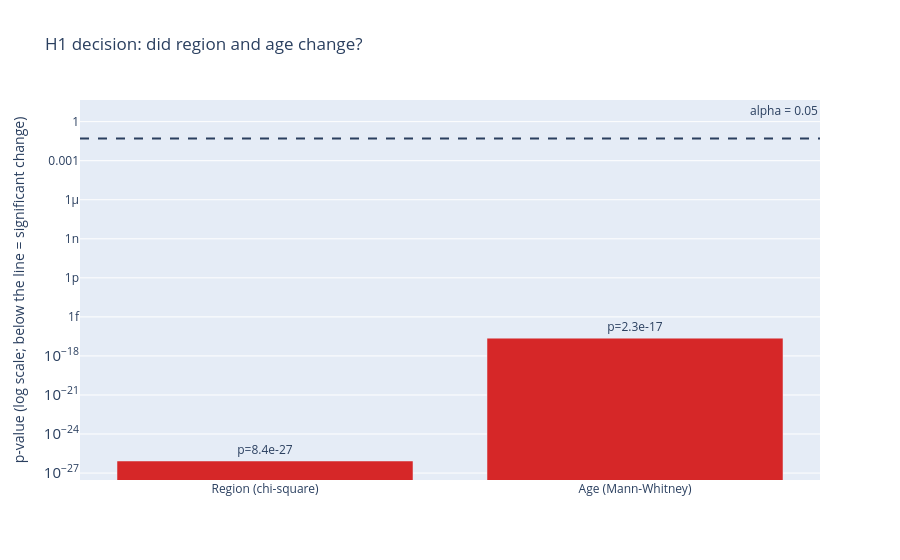

Notebook code for this chart:
### Markdown cell above
## 5. Verdict for H1

### Code cell
region_p = region_results.loc[0, "p_value"]
age_p    = age_results.loc[0, "p_value"]
region_changed = region_p < ALPHA
age_changed    = age_p < ALPHA

best_fit = {(False, False): "H0", (True, False): "H1",
            (False, True): "H2",  (True, True): "H3"}[(region_changed, age_changed)]
claims = {"H1": "Region distribution has CHANGED, age distribution has NOT",
          "H2": "Region distribution has NOT changed, age distribution has CHANGED",
          "H3": "BOTH region and age distributions have changed",
          "H0": "NEITHER region nor age distribution has changed"}

print(f"Region test:  p = {region_p:.3g} -> {'changed' if region_changed else 'no significant change'}")
print(f"Age test:     p = {age_p:.3g} -> {'changed' if age_changed else 'no significant change'}")
print(f"\n{HYP} claims: {claims[HYP]}")
print(f"Data best supports: {best_fit}  ({claims[best_fit]})")
print(f"\n>>> {HYP} is {'SUPPORTED' if best_fit == HYP else 'NOT SUPPORTED'} by the data (alpha = {ALPHA}).")

# decision plot: p-values against the alpha line
fig = go.Figure(go.Bar(x=["Region (chi-square)", "Age (Mann-Whitney)"], y=[region_p, age_p],
                       marker_color=["#d62728" if p < ALPHA else "#2ca02c" for p in (region_p, age_p)],
                       text=[f"p={region_p:.2g}", f"p={age_p:.2g}"], textposition="outside"))
fig.add_hline(y=ALPHA, line_dash="dash", annotation_text=f"alpha = {ALPHA}")
fig.update_yaxes(type="log", title="p-value (log scale; below the line = significant change)")
fig.update_layout(title=f"{HYP} decision: did region and age change?")
fig.write_html(f"{OUT_DIR}/{HYP}_decision.html"); fig.show()

### Figure 1 — Plotly figure (JSON) as saved in the notebook; plotly's stock layout.template omitted (floating-point values rounded to 4 significant figures)
{"data": [{"marker": {"color": ["#d62728", "#d62728"]}, "text": ["p=8.4e-27", "p=2.3e-17"], "textposition": "outside", "type": "bar", "x": ["Region (chi-square)", "Age (Mann-Whitney)"], "y": [8.439e-27, 2.325e-17]}], "layout": {"annotations": [{"showarrow": false, "text": "alpha = 0.05", "x": 1, "xanchor": "right", "xref": "x domain", "y": 0.05, "yanchor": "bottom", "yref": "y"}], "shapes": [{"line": {"dash": "dash"}, "type": "line", "x0": 0, "x1": 1, "xref": "x domain", "y0": 0.05, "y1": 0.05, "yref": "y"}], "title": {"text": "H1 decision: did region and age change?"}, "yaxis": {"title": {"text": "p-value (log scale; below the line = significant change)"}, "type": "log"}}}
